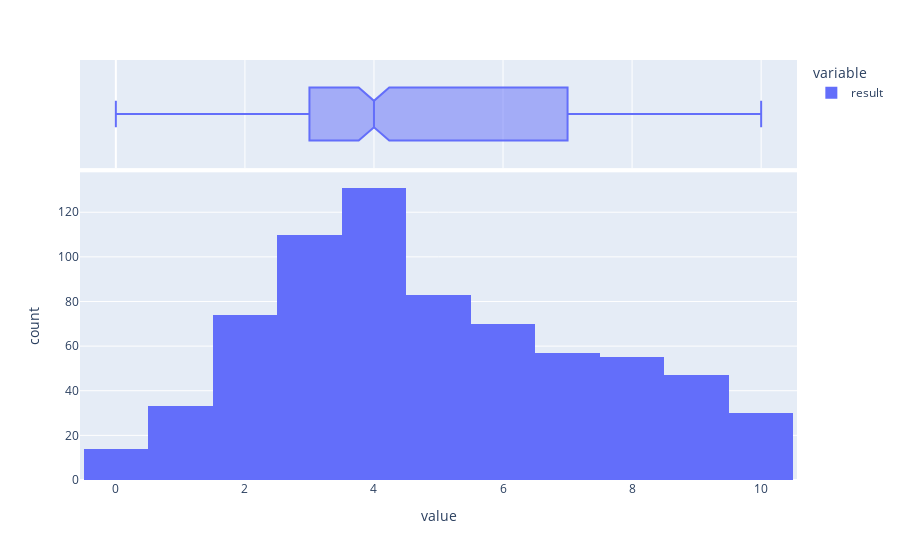

The notebook cell saved with this chart:
### Code cell
px.histogram(data.result, marginal='box')

### Figure 1 — Plotly figure (JSON) as saved in the notebook; plotly's stock layout.template omitted (floating-point values rounded to 4 significant figures; data arrays with more than 128 entries replaced by an {"elided": "..."} marker saying what was removed)
{"data": [{"alignmentgroup": "True", "bingroup": "x", "hovertemplate": "variable=result<br>value=%{x}<br>count=%{y}<extra></extra>", "legendgroup": "result", "marker": {"color": "#636efa", "pattern": {"shape": ""}}, "name": "result", "offsetgroup": "result", "orientation": "v", "showlegend": true, "type": "histogram", "x": {"elided": "704 int values"}, "xaxis": "x", "yaxis": "y"}, {"alignmentgroup": "True", "hovertemplate": "variable=result<br>value=%{x}<extra></extra>", "legendgroup": "result", "marker": {"color": "#636efa"}, "name": "result", "notched": true, "offsetgroup": "result", "showlegend": false, "type": "box", "x": {"elided": "704 int values"}, "xaxis": "x2", "yaxis": "y2"}], "layout": {"barmode": "relative", "legend": {"title": {"text": "variable"}, "tracegroupgap": 0}, "margin": {"t": 60}, "xaxis": {"anchor": "y", "domain": [0, 1], "title": {"text": "value"}}, "xaxis2": {"anchor": "y2", "domain": [0, 1], "matches": "x", "showgrid": true, "showticklabels": false}, "yaxis": {"anchor": "x", "domain": [0, 0.7326], "title": {"text": "count"}}, "yaxis2": {"anchor": "x2", "domain": [0.7426, 1], "matches": "y2", "showgrid": false, "showline": false, "showticklabels": false, "ticks": ""}}}
